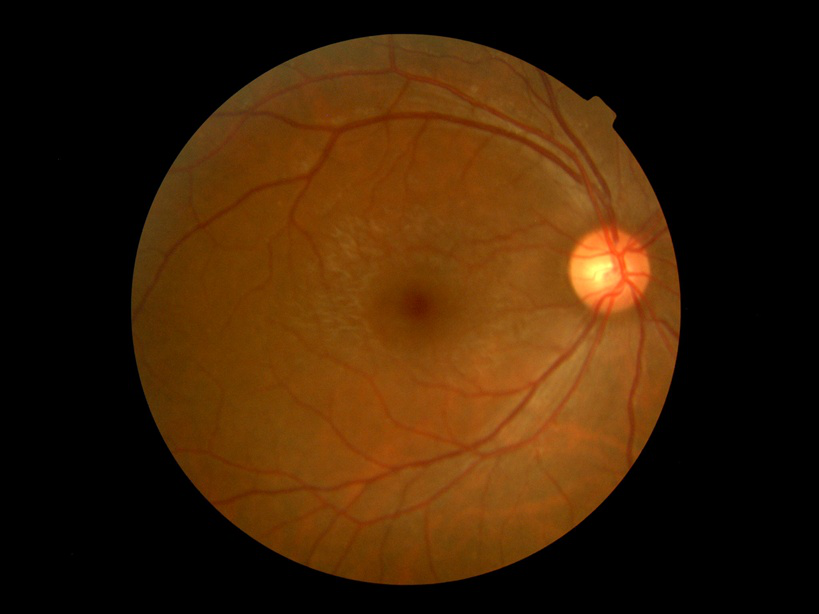
#> input picture test/test_images/1b3647865779.png, 819 x 614 px
$ python -i fundus_prep.py   (imports and definitions only)   (older library calls are emulated)
#> lines starting #> are read from the running program, lines starting #| are printed output that depends on the picture; after the words box and inside, x2 and y2 are one past the last pixel; in counts of white or black regions, pixels touching at a corner belong together
from cv2 import threshold
import numpy as np
import os
import cv2
from scipy.ndimage import label


# [25 lines left out: functions imread, imwrite, fold_dir, not called in this run]


def get_mask_BZ(img):
    if img.ndim == 3:
        gray_img = cv2.cvtColor(img, cv2.COLOR_BGR2GRAY)
    else:
        gray_img = img
    threhold = np.mean(gray_img) / 3 - 5
    # cv2.imshow('gray_img', gray_img)
    # cv2.waitKey()
    # print(threhold)
    _, mask = cv2.threshold(gray_img, max(5, threhold), 1, cv2.THRESH_BINARY)

    # cv2.imshow('bz_mask', mask*255)
    # cv2.waitKey()
    nn_mask = np.zeros((mask.shape[0] + 2, mask.shape[1] + 2), np.uint8)
    new_mask = (1 - mask).astype(np.uint8)
    #  cv::floodFill(Temp, Point(0, 0), Scalar(255));
    # _,new_mask,_,_ = cv2.floodFill(new_mask, nn_mask, [(0, 0),(0,new_mask.shape[0])], (0), cv2.FLOODFILL_MASK_ONLY)
    _, new_mask, _, _ = cv2.floodFill(
        new_mask, nn_mask, (0, 0), (0), cv2.FLOODFILL_MASK_ONLY
    )
    _, new_mask, _, _ = cv2.floodFill(
        new_mask,
        nn_mask,
        (new_mask.shape[1] - 1, new_mask.shape[0] - 1),
        (0),
        cv2.FLOODFILL_MASK_ONLY,
    )
    mask = mask + new_mask
    kernel = cv2.getStructuringElement(cv2.MORPH_RECT, (20, 20))
    mask = cv2.erode(mask, kernel)
    mask = cv2.dilate(mask, kernel)
    return mask


def _get_center_by_edge(mask):
    center = [0, 0]
    x = mask.sum(axis=1)
    center[0] = np.where(x > x.max() * 0.95)[0].mean()
    x = mask.sum(axis=0)
    center[1] = np.where(x > x.max() * 0.95)[0].mean()
    return center


def _get_radius_by_mask_center(mask, center):
    """apply gradient (difference between erosion and dilation) to the mask to find the border, then calculate the radius from this border. Find the
    distance between each point in the mask and the centre then select the radius as the distance slightly larger than 99.5% of the largest distance
    """
    mask = mask.astype(np.uint8)
    ksize = max(mask.shape[1] // 400 * 2 + 1, 3)
    kernel = cv2.getStructuringElement(cv2.MORPH_ELLIPSE, (ksize, ksize))
    mask = cv2.morphologyEx(mask, cv2.MORPH_GRADIENT, kernel)
    # radius=
    index = np.where(mask > 0)
    d_int = np.sqrt((index[0] - center[0]) ** 2 + (index[1] - center[1]) ** 2)
    b_count = np.bincount(np.ceil(d_int).astype(np.int))
    if len(b_count) == 0:  # if there are no unique values in the bin
        radius = 0
        return radius
    else:
        radius = np.where(b_count > b_count.max() * 0.995)[0].max()
        return radius


def _get_circle_by_center_bbox(shape, center, bbox, radius):
    center_mask = np.zeros(shape=shape).astype("uint8")
    tmp_mask = np.zeros(shape=bbox[2:4])
    center_tmp = (int(center[0]), int(center[1]))
    center_mask = cv2.circle(center_mask, center_tmp[::-1], int(radius), (1), -1)
    # center_mask[bbox[0]:bbox[0]+bbox[2],bbox[1]:bbox[1]+bbox[3]]=tmp_mask
    # center_mask[bbox[0]:min(bbox[0]+bbox[2],center_mask.shape[0]),bbox[1]:min(bbox[1]+bbox[3],center_mask.shape[1])]=tmp_mask
    return center_mask


def get_largest_element(mask):
    """
    Uses structuring element in scipy ndimage label to find all connected features in an array and only keep the
    feature with the most elements.

    Params:
    mask (np.array) binary mask
    Returns:
    largest_mask (np.array) binary mask only containing the largest connected element of the input mask
    """

    l_mask, n_labels = label(mask)

    if n_labels > 0:
        label_dict = {}
        for l in range(1, n_labels + 1):
            label_dict[l] = np.sum(l_mask == l)
        sorted_label = sorted(label_dict.items(), key=lambda x: x[1], reverse=True)
        largest_mask = l_mask == sorted_label[0][0]
        return largest_mask
    else:
        largest_mask = mask
        return largest_mask


def get_mask(img):
    if img.ndim == 3:
        # raise 'image dim is not 3'
        g_img = cv2.cvtColor(img, cv2.COLOR_RGB2GRAY)
        # cv2.imshow('ImageWindow', g_img)
        # cv2.waitKey()
    elif img.ndim == 2:
        g_img = img.copy()
    else:
        raise "image dim is not 1 or 3"
    h, w = g_img.shape
    shape = g_img.shape[0:2]
    # g_img = cv2.resize(g_img,(0,0),fx = 0.5,fy = 0.5)
    tg_img = cv2.normalize(g_img, None, 0, 255, cv2.NORM_MINMAX)
    tmp_mask = get_mask_BZ(tg_img)
    tmp_mask = get_largest_element(tmp_mask)
    center = _get_center_by_edge(tmp_mask)

    # [4 lines of commented-out code are left out]
    radius = _get_radius_by_mask_center(tmp_mask, center)

    # resize back
    # center = [center[0]*2,center[1]*2]
    # radius = int(radius*2)
    if radius == 0:  # if there is no radius then this cant work just return zeros
        return tmp_mask, (0, 0, 0, 0), [0, 0], radius

    # if the radius is greater than either the height or width of the image
    if ((radius + center[0]) > h) or ((center[0] - radius) <= 0):
        if center[0] < (h / 2):
            radius = center[0]
        else:
            radius = h - center[0]
    elif ((radius + center[1]) > w) or ((center[1] - radius) <= 0):
        if center[1] < (w / 2):
            radius = center[1]
        else:
            radius = w - center[1]

    center = [center[0], center[1]]
    radius = int(radius)
    s_h = max(0, int(center[0] - radius))
    s_w = max(0, int(center[1] - radius))
    bbox = (s_h, s_w, min(h - s_h, 2 * radius), min(w - s_w, 2 * radius))
    tmp_mask = _get_circle_by_center_bbox(shape, center, bbox, radius)
    return tmp_mask, bbox, center, radius


def mask_image(img, mask):
    img[mask <= 0, ...] = 0
    return img


# [84 lines left out: functions remove_back_area, supplemental_black_area, process_without_gb, not called in this run]

>>> import cv2
>>> picture = cv2.cvtColor(cv2.imread('../../test/test_images/1b3647865779.png'), cv2.COLOR_BGR2RGB)
>>> result = get_mask(picture)
#> in get_mask, `g_img = cv2.cvtColor(img, cv2.COLOR_RGB2GRAY)`:
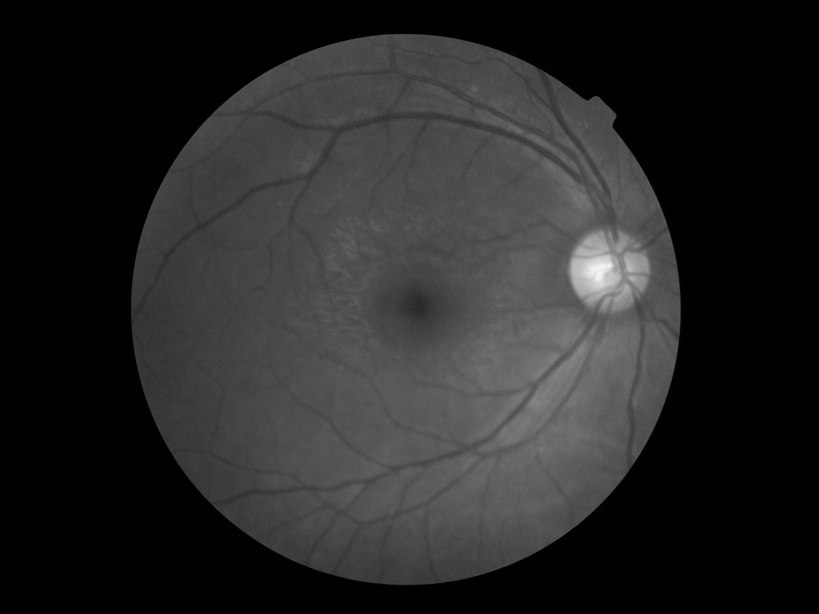
#> g_img: shape (614, 819); min 0, max 242, mean 37.9
#> in get_mask_BZ, `threhold = np.mean(gray_img) / 3 - 5`: threhold = 8.3
#> in get_mask_BZ, `_, mask = cv2.threshold(gray_img, max(5, threhold), 1, cv2.THRESH_BINA..`:
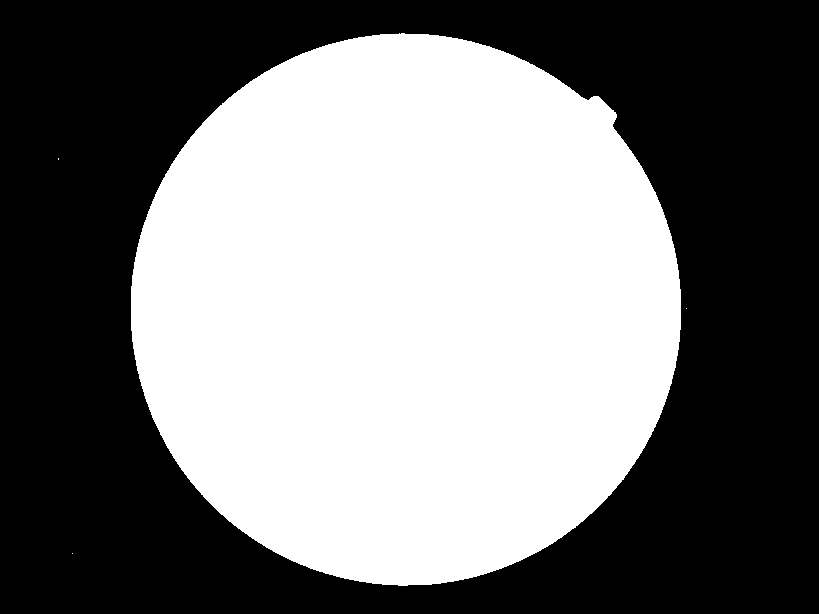
#> mask: shape (614, 819); values 0 (black) and 1 (white), 47.6% white; 4 white regions (3 under 20 px), largest, box (x1, y1, x2, y2) and area: (131, 33, 681, 586) 239250
#> in get_mask_BZ, `_, new_mask, _, _ = cv2.floodFill( new_mask, nn_mask, (0, 0), (0), cv2..`: new_mask: shape (614, 819); every value is 0
#> in get_mask_BZ, `mask = cv2.erode(mask, kernel)`:
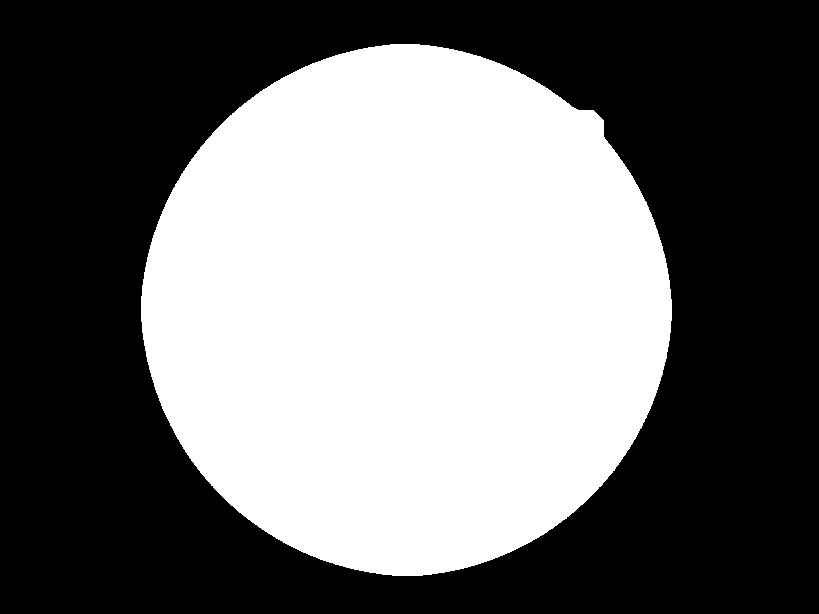
#> mask: shape (614, 819); values 0 (black) and 1 (white), 43.5% white; 1 white region, box (x1, y1, x2, y2) and area: (141, 44, 672, 576) 218602
#> in get_mask_BZ, `mask = cv2.dilate(mask, kernel)`:
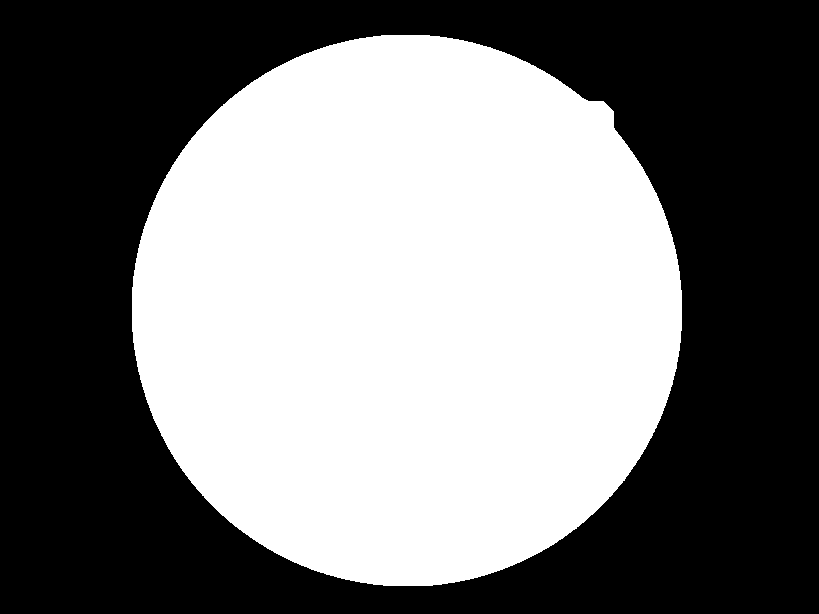
#> mask: shape (614, 819); values 0 (black) and 1 (white), 47.6% white; 1 white region, box (x1, y1, x2, y2) and area: (132, 35, 682, 586) 239160
#> in get_largest_element, `l_mask, n_labels = label(mask)`: n_labels = 1
#> after the loop in get_largest_element, `for l in range(1, n_labels + 1):`: label_dict = {1: 239160}
#> in get_largest_element, `sorted_label = sorted(label_dict.items(), key=lambda x: x[1], reverse=..`: sorted_label = [(1, 239160)]
#> in _get_center_by_edge, `x = mask.sum(axis=1)`: x = 614 values, max 550 at index 290, min 0 at index 0, mean 389.5
#> in _get_center_by_edge, `x = mask.sum(axis=0)`: x = 819 values, max 551 at index 383, min 0 at index 0, mean 292
#> in get_mask, `center = _get_center_by_edge(tmp_mask)`: center = [309.5, 406.5]
#> in _get_radius_by_mask_center, `mask = cv2.morphologyEx(mask, cv2.MORPH_GRADIENT, kernel)`:
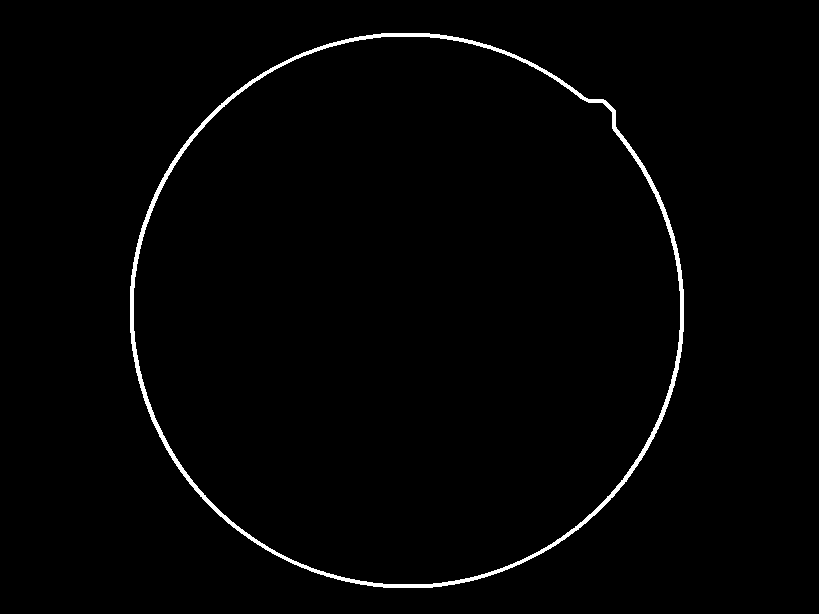
#> mask: shape (614, 819); values 0 (black) and 1 (white), 1.4% white; 1 white region, box (x1, y1, x2, y2) and area: (130, 33, 684, 588) 7166
#> in _get_radius_by_mask_center, `index = np.where(mask > 0)`: index = 7166 positions, rows 33 to 587, columns 130 to 683
#> in _get_radius_by_mask_center, `d_int = np.sqrt((index[0] - center[0]) ** 2 + (index[1] - center[1]) *..`: d_int = 7166 values, max 288.6 at index 1544, min 272.9 at index 2866, mean 275.9
#> in _get_radius_by_mask_center, `b_count = np.bincount(np.ceil(d_int).astype(np.int))`: b_count = 290 values, max 1700 at index 276, min 0 at index 0, mean 24.71
#> in _get_radius_by_mask_center, `radius = np.where(b_count > b_count.max() * 0.995)[0].max()`: radius = 276
#> in get_mask, `s_h = max(0, int(center[0] - radius))`: s_h = 33
#> in get_mask, `s_w = max(0, int(center[1] - radius))`: s_w = 130
#> in get_mask, `bbox = (s_h, s_w, min(h - s_h, 2 * radius), min(w - s_w, 2 * radius))`: bbox = (33, 130, 552, 552)
#> in _get_circle_by_center_bbox, `center_tmp = (int(center[0]), int(center[1]))`: center_tmp = (309, 406)
#> in _get_circle_by_center_bbox, `center_mask = cv2.circle(center_mask, center_tmp[::-1], int(radius), (..`:
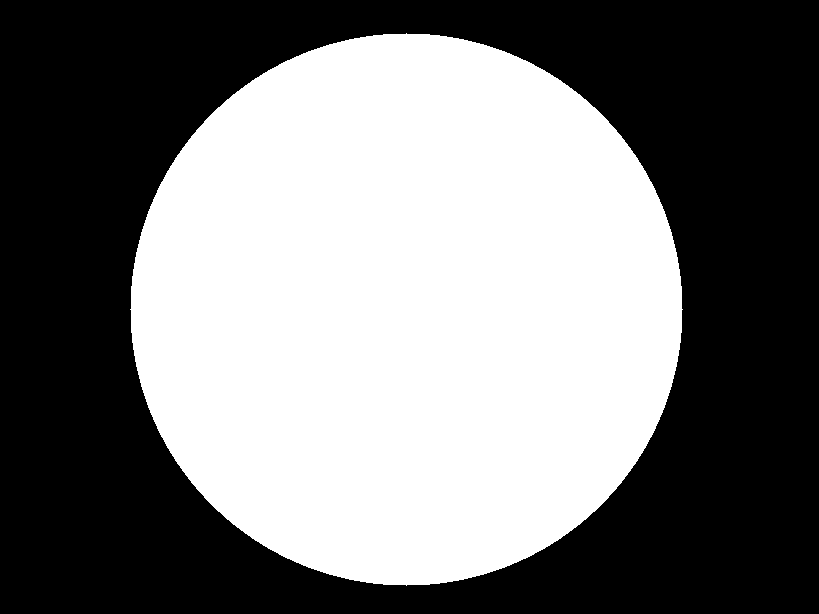
#> center_mask: shape (614, 819); values 0 (black) and 1 (white), 47.6% white; 1 white region, box (x1, y1, x2, y2) and area: (130, 33, 683, 586) 239277

$ run again, on test/test_images/1b398c0494d1.png
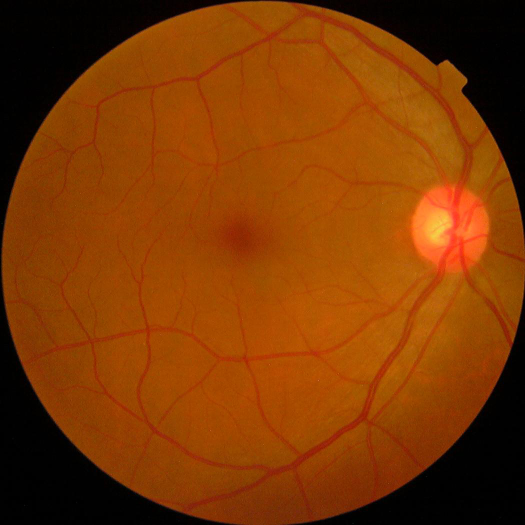
#> input picture test/test_images/1b398c0494d1.png, 1050 x 1050 px (shown at 1/2 size)
#> threhold = 24.05
#> l_mask: shape (1050, 1050) int32; values 0 (black) and 1 (white), 78.7% white; 2 black regions, box (x1, y1, x2, y2) and area: (0, 0, 1050, 1050) 178441, (595, 589, 1050, 1050) 56195
#> n_labels = 1
#> after the loop in get_largest_element, `for l in range(1, n_labels + 1):`: label_dict = {1: 867864}
#> sorted_label = [(1, 867864)]
#> in _get_center_by_edge, `x = mask.sum(axis=1)`: x = 1050 values, max 1046 at index 487, min 0 at index 0, mean 826.5
#> in _get_center_by_edge, `x = mask.sum(axis=0)`: x = 1050 values, max 1048 at index 498, min 0 at index 0, mean 826.5
#> center = [526.5, 527.5]
#> in _get_radius_by_mask_center, `mask = cv2.morphologyEx(mask, cv2.MORPH_GRADIENT, kernel)`:
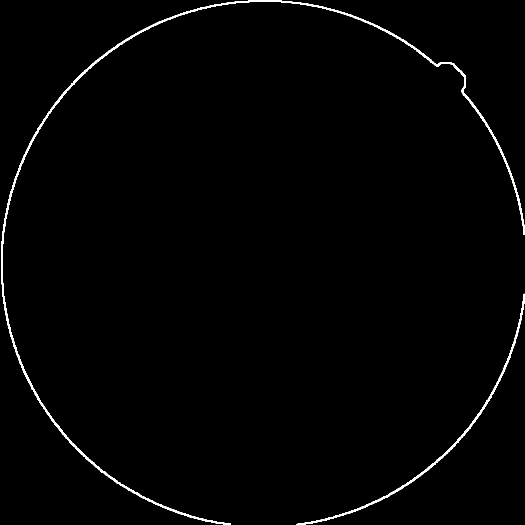
#> mask: shape (1050, 1050) (shown at 1/2 size); values 0 (black) and 1 (white), 1.2% white; 2 white regions, box (x1, y1, x2, y2) and area: (2, 0, 1050, 1050) 10115, (593, 587, 1050, 1050) 3002
#> index = 13117 positions, rows 0 to 1049, columns 2 to 1049
#> d_int = 13117 values, max 551.7 at index 3148, min 521.3 at index 3669, mean 525.8
#> b_count = 553 values, max 2931 at index 526, min 0 at index 0, mean 23.72
#> in _get_radius_by_mask_center, `radius = np.where(b_count > b_count.max() * 0.995)[0].max()`: radius = 526
#> in get_mask, `radius = h - center[0]`: radius = 523.5
#> in get_mask, `radius = int(radius)`: radius = 523
#> s_h = 3
#> s_w = 4
#> bbox = (3, 4, 1046, 1046)
#> center_tmp = (526, 527)
#> in _get_circle_by_center_bbox, `center_mask = cv2.circle(center_mask, center_tmp[::-1], int(radius), (..`:
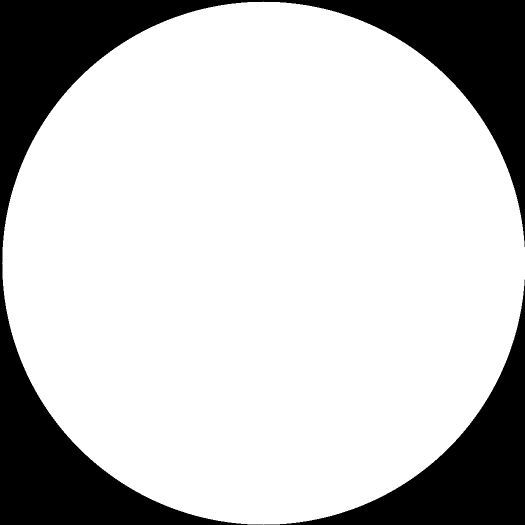
#> center_mask: shape (1050, 1050) (shown at 1/2 size); values 0 (black) and 1 (white), 77.9% white; 2 black regions, box (x1, y1, x2, y2) and area: (0, 0, 1050, 1050) 184541, (528, 559, 1050, 1050) 58719

$ run again, on test/test_images/1b8701231c8f.png
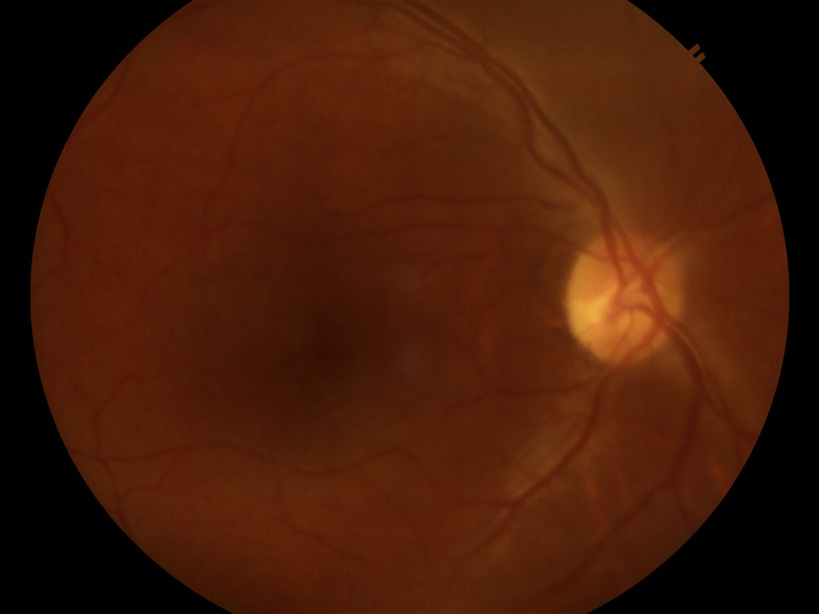
#> input picture test/test_images/1b8701231c8f.png, 819 x 614 px
#> threhold = 13.27
#> in get_mask_BZ, `_, new_mask, _, _ = cv2.floodFill( new_mask, nn_mask, (0, 0), (0), cv2..`:
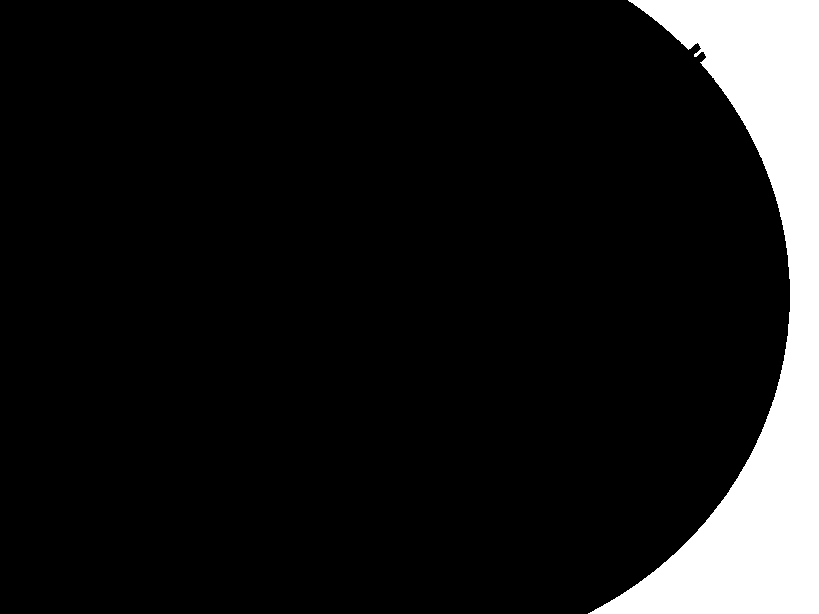
#> new_mask: shape (614, 819); values 0 (black) and 1 (white), 10.1% white; 1 white region, box (x1, y1, x2, y2) and area: (588, 0, 819, 614) 50679
#> l_mask: shape (614, 819) int32; values 0 (black) and 1 (white), 79.7% white; 2 black regions, box (x1, y1, x2, y2) and area: (0, 0, 231, 614) 51814, (591, 0, 819, 614) 50133
#> n_labels = 1
#> after the loop in get_largest_element, `for l in range(1, n_labels + 1):`: label_dict = {1: 400919}
#> sorted_label = [(1, 400919)]
#> in _get_center_by_edge, `x = mask.sum(axis=1)`: x = 614 values, max 760 at index 280, min 360 at index 613, mean 653
#> in _get_center_by_edge, `x = mask.sum(axis=0)`: x = 819 values, max 614 at index 231, min 0 at index 0, mean 489.5
#> center = [296, 410.5]
#> index = 6376 positions, rows 0 to 613, columns 29 to 792
#> d_int = 6376 values, max 382.1 at index 2860, min 362.8 at index 6310, mean 374.5
#> b_count = 384 values, max 649 at index 379, min 0 at index 0, mean 16.6
#> in _get_radius_by_mask_center, `radius = np.where(b_count > b_count.max() * 0.995)[0].max()`: radius = 379
#> in get_mask, `radius = center[0]`: radius = 296
#> s_h = 0
#> s_w = 114
#> bbox = (0, 114, 592, 592)
#> center_tmp = (296, 410)
#> in _get_circle_by_center_bbox, `center_mask = cv2.circle(center_mask, center_tmp[::-1], int(radius), (..`:
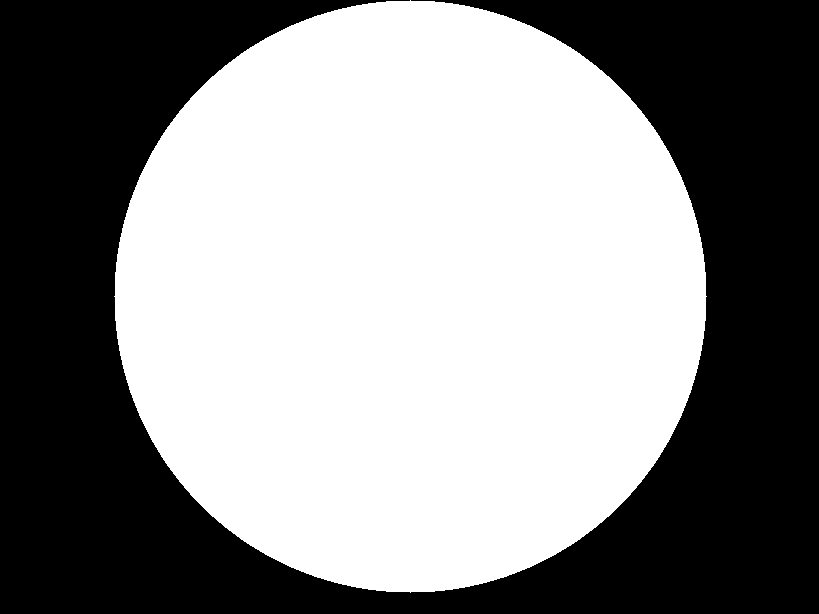
#> center_mask: shape (614, 819); values 0 (black) and 1 (white), 54.7% white; 1 black region, box (x1, y1, x2, y2) and area: (0, 0, 819, 614) 227661
